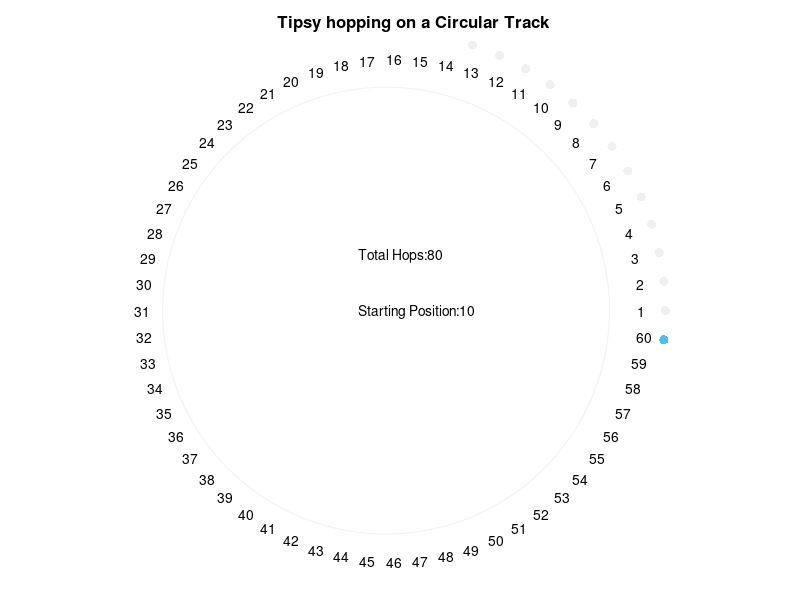

Recreate this plot in MATLAB.
clear;
%Plotting the circle
center = [0 0]; 
r = 8;
angle = 0:.01:2*pi;
X = r.*cos(angle)+ center(1);         %for normal radians, 'cos' is used
Y = r.*sin(angle)+ center(2);
hold on
plot(X,Y,'color','#f0f0f0')

title("Tipsy hopping on a Circular Track","FontSize",12)

%plotting the number labels
theta=linspace(0,360,61);            
R = 9;
u = R*cosd(theta)+center(1);               %this is in terms of degrees so cos of degrees is 'cosd' function
v = R*sind(theta)+center(2);
for i=1:1:60
    text(u(i),v(i),num2str(i),'color','k')
end
axis equal

R = 10;
a = R*cosd(theta)+center(1);
b = R*sind(theta)+center(2);

option = [1 -1];
start_pos = 10;
curr_pos = start_pos;
num_hops = 0;
axis off
while curr_pos ~= 0
    curr_pos = curr_pos + option(randperm(length(option),1));
    num_hops = num_hops + 1;
    if curr_pos == 0
        plot(a(60),b(60),".",'MarkerSize',20)
    else
        plot(a(curr_pos),b(curr_pos),".",'MarkerSize',20)
    end
    if curr_pos == 0
        text(-1,0,strcat("Starting Position: ",num2str(start_pos)),'color','k')
        text(-1,2,strcat("Total Hops: ",num2str(num_hops)),'color','k')
    end
    pause(0.1)
    f = getframe;
    if curr_pos ~= 0
        plot(a(curr_pos),b(curr_pos),".",'MarkerSize',20,'color',"#f0f0f0")
    end
end
movie(f)

% 2nd ques
% Number of simulations * 30 with number of hops, store number of hops in array
% and average of hops in a tabular form .. Start pos =30 and grid length 60 also give throretical
% explanation as given in class

% 3rd Ques
% gridlength fixed pos, starting position ( 1-60) with number of hops in a
% tabular format
% Start pos n/2 grid length changes from 2-100
%gridlength is the number of points on the circle


